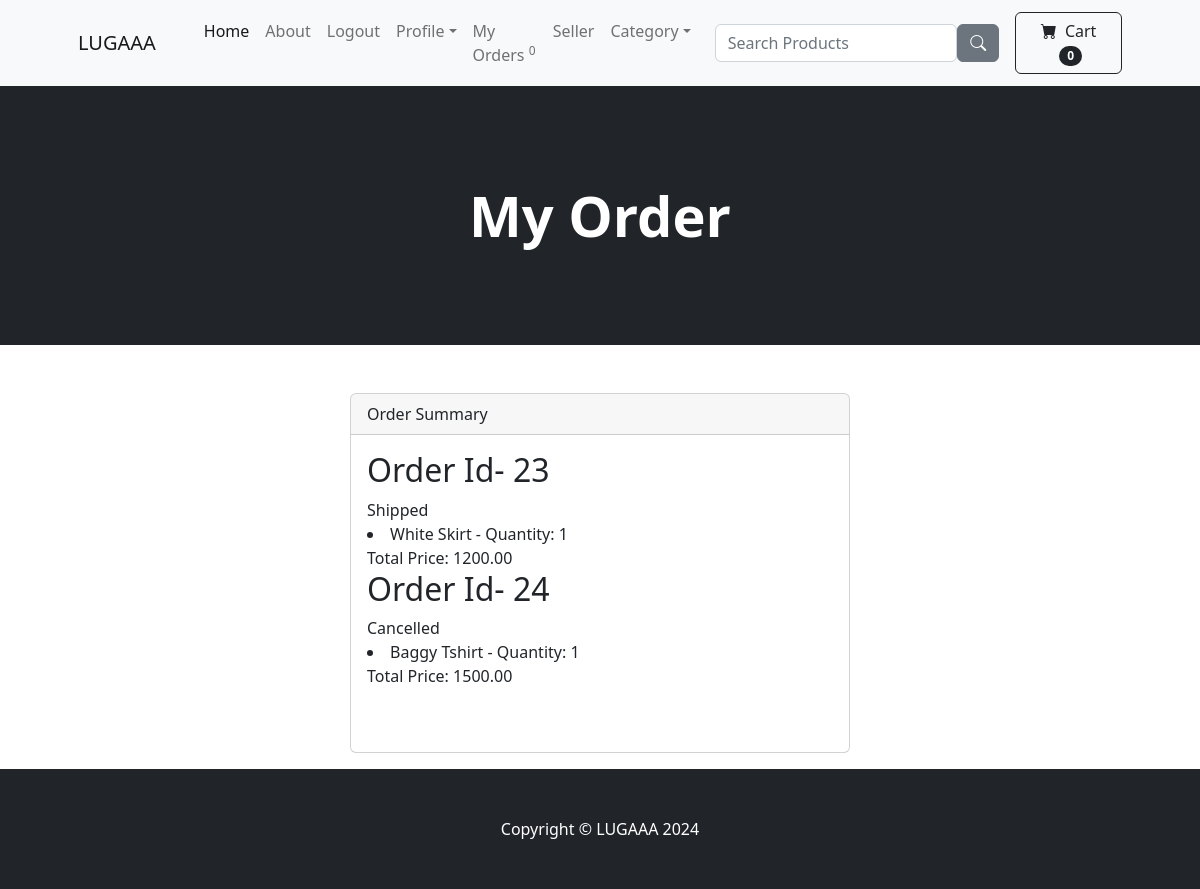
Screenshot of /payment/order_tracking (signed in) with the database file from the repository.
### payment/models.py (models this page shows, shortened)
class Order(models.Model):
    user = models.ForeignKey(User, on_delete=models.CASCADE ,null=True, blank=True)
    fullname = models.CharField(max_length=255)
    email = models.EmailField(max_length=250)
    shipping_address= models.TextField(max_length=15000)
    amount_paid = models.DecimalField(max_digits=10, decimal_places=2)
    date_ordered = models.DateTimeField(auto_now_add=True)
    status =  models.CharField(max_length=25, default='Pending')
    shipped_date = models.DateTimeField(blank=True, null=True)

class OrderItem(models.Model):
    order = models.ForeignKey(Order, on_delete=models.CASCADE ,null=True)
    product = models.ForeignKey(Product, on_delete=models.CASCADE ,null=True)
    user = models.ForeignKey(User, on_delete=models.CASCADE ,null=True, blank=True)
    quantity = models.PositiveBigIntegerField(default=1)
    price = models.DecimalField(max_digits=10, decimal_places=2)

### store/models.py (models this page shows, shortened)
class Product(models.Model):
    name =  models.CharField(max_length=100)
    price =  models.DecimalField(default=0, decimal_places=2, max_digits = 8)
    category =  models.ForeignKey(Category, on_delete=models.CASCADE, null=True, blank=True)
    description =  models.CharField(max_length=250, default='', blank = True, null=True)
    image = models.ImageField(upload_to='uploads/product/')
    is_sale = models.BooleanField(default= False)
    sale_price = models.DecimalField(default=0, decimal_places=2, max_digits = 8, null=True)
    in_stock =  models.PositiveIntegerField(default=1)

### payment/views.py (the view)
# urls.py: path('order_tracking', views.order_tracking, name='order_tracking'),
def order_tracking(request):
    user_orders = Order.objects.filter(user=request.user)
    user_order_item = OrderItem.objects.filter(order__in = user_orders)
    return render(request, 'payment/order_tracking.html', {'user_orders': user_orders, 'order_item': user_order_item})

### admin_dashboard/context_processor.py (called while the page is built)
def order_notify(request):
    order = Order.objects.filter(status = 'Pending').count()
    return  {'notification_count': order}

### cart/cart.py (called while the page is built)
    def __len__(self):
        return len(self.cart)

### cart/context_processor.py (called while the page is built)
def cart(request):
    return {'cart': Cart(request)}

### store/context_processor.py (called while the page is built)
def user_order_notify(request):
    user = request.user.pk
    order = Order.objects.filter(user = user, status = 'Pending').count()
    return  {'user_order_count': order}

### payment/templates/payment/order_tracking.html (shortened to what this page needs)
{%extends 'base.html' %}
{%block content%}
<header class="bg-dark py-5">
    <div class="container px-4 px-lg-5 my-5">
        <div class="text-center text-white">
            <h1 class="display-4 fw-bolder">My Order</h1>
        </div>
    </div>
</header>
<center>
    <div class="col-5 text-lg-start mb-3 my-5">
        <div class="card">
          <div class="card-header">
            Order Summary
          </div>
          <div class="card-body">
            {%if user_orders  %}
            {% for order in user_orders%}
            <h2>Order Id-  {{order.pk}}</h2>
            {% if order.status == 'Pending'%}
            {{order.status}}
            <a href = "{% url 'cancel_order' order.pk %}" class="btn btn-danger ">Cancel Order</a>
            {% else%}
            {{order.status}}
            {% endif %}
            {% for orderitem in order_item %}
                {% if orderitem.order == order %}
                    <li>{{ orderitem.product.name }} - Quantity: {{ orderitem.quantity }}</li>
                {% endif %}
            {% endfor %}
            Total Price: {{order.amount_paid}}
    {% endfor %}
    {%else%}
    <p>Looks like you havent placed any orders yet!</p>
    {%endif%}
  </div>
</div>
</div>
<center>
{% endblock %}

### rows the page displays
Order: pk "23", status "Shipped", amount_paid "1200.00"
OrderItem: product.name "White Skirt", quantity "1"
Order: pk "24", status "Cancelled", amount_paid "1500.00"
OrderItem: product.name "Baggy Tshirt", quantity "1"

### other values shown
{{ user_order_count }} "0"
{{ cart|length }} "0"
